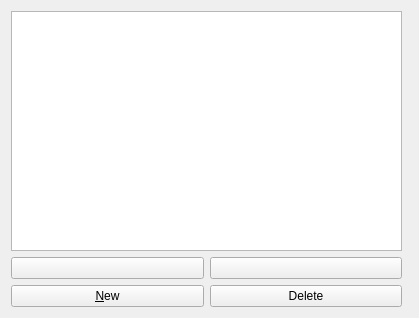
<ui version="4.0" >
 <class>StyleManager</class>
 <widget class="QWidget" name="StyleManager" >
  <property name="geometry" >
   <rect>
    <x>0</x>
    <y>0</y>
    <width>419</width>
    <height>318</height>
   </rect>
  </property>
  <property name="sizePolicy" >
   <sizepolicy vsizetype="Preferred" hsizetype="Preferred" >
    <horstretch>1</horstretch>
    <verstretch>0</verstretch>
   </sizepolicy>
  </property>
  <property name="windowTitle" >
   <string>StyleManager</string>
  </property>
  <layout class="QGridLayout" >
   <item row="0" column="0" colspan="2" >
    <widget class="QListWidget" name="styles" >
     <property name="sizePolicy" >
      <sizepolicy vsizetype="Expanding" hsizetype="Expanding" >
       <horstretch>1</horstretch>
       <verstretch>0</verstretch>
      </sizepolicy>
     </property>
    </widget>
   </item>
   <item rowspan="3" row="0" column="2" >
    <widget class="QStackedWidget" name="stackedWidget" >
     <property name="sizePolicy" >
      <sizepolicy vsizetype="Preferred" hsizetype="Expanding" >
       <horstretch>0</horstretch>
       <verstretch>0</verstretch>
      </sizepolicy>
     </property>
     <property name="currentIndex" >
      <number>1</number>
     </property>
     <widget class="ParagraphGeneral" name="paragraphStylePage" />
     <widget class="CharacterGeneral" name="characterStylePage" />
     <widget class="NewStyleWidget" name="createPage" />
    </widget>
   </item>
   <item row="1" column="0" >
    <widget class="QPushButton" name="up" >
     <property name="text" >
      <string/>
     </property>
    </widget>
   </item>
   <item row="1" column="1" >
    <widget class="QPushButton" name="down" >
     <property name="text" >
      <string/>
     </property>
    </widget>
   </item>
   <item row="2" column="0" >
    <widget class="QPushButton" name="bNew" >
     <property name="text" >
      <string>&amp;New</string>
     </property>
    </widget>
   </item>
   <item row="2" column="1" >
    <widget class="QPushButton" name="bDelete" >
     <property name="text" >
      <string>Delete</string>
     </property>
    </widget>
   </item>
  </layout>
 </widget>
 <customwidgets>
  <customwidget>
   <class>ParagraphGeneral</class>
   <extends>QWidget</extends>
   <header>dialogs/ParagraphGeneral.h</header>
   <container>1</container>
  </customwidget>
  <customwidget>
   <class>NewStyleWidget</class>
   <extends>QWidget</extends>
   <header>dialogs/NewStyleWidget.h</header>
   <container>1</container>
  </customwidget>
  <customwidget>
   <class>CharacterGeneral</class>
   <extends>QWidget</extends>
   <header>dialogs/CharacterGeneral.h</header>
   <container>1</container>
  </customwidget>
 </customwidgets>
 <resources/>
 <connections/>
</ui>
